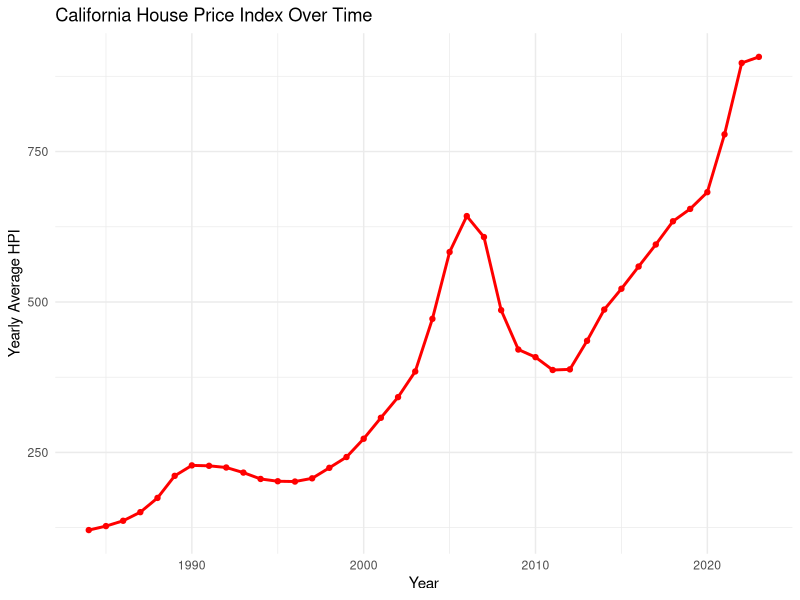
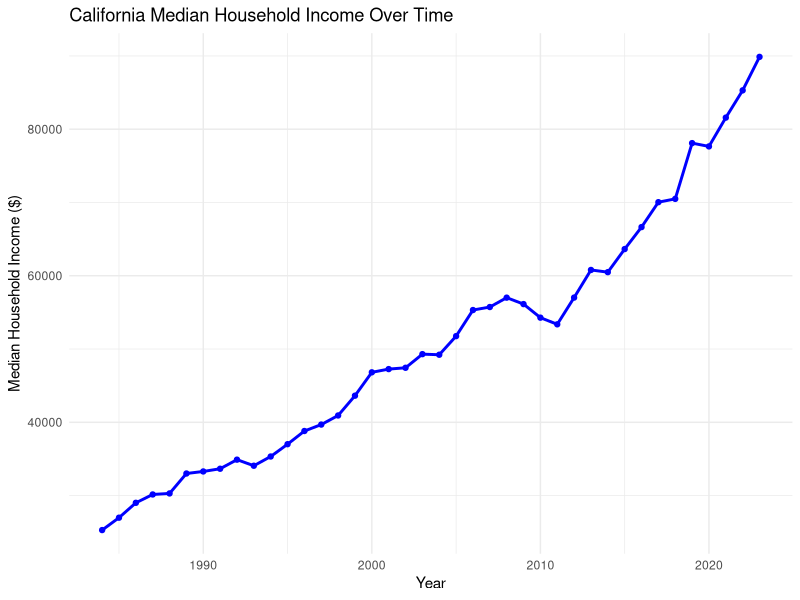
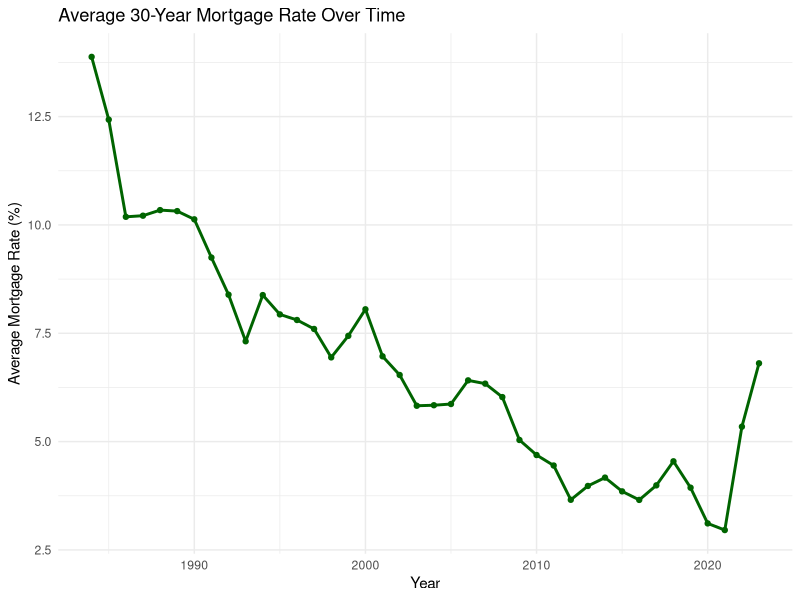
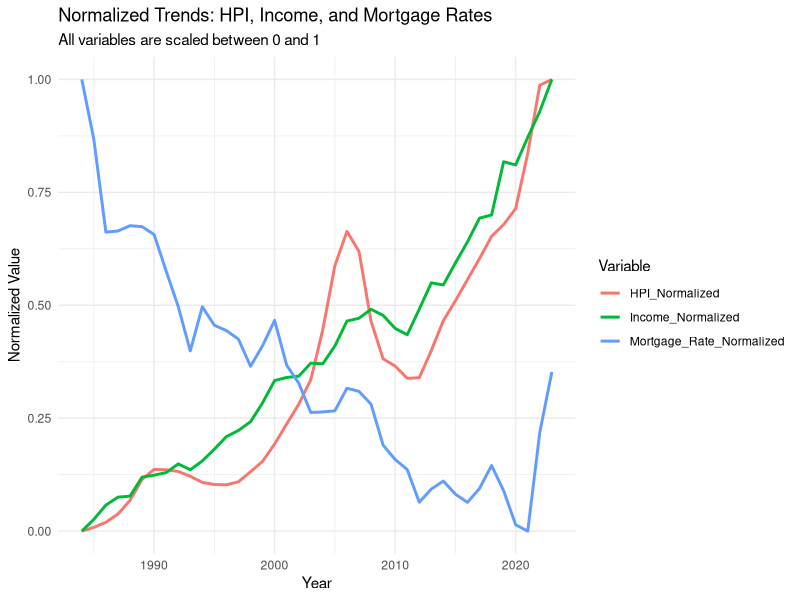
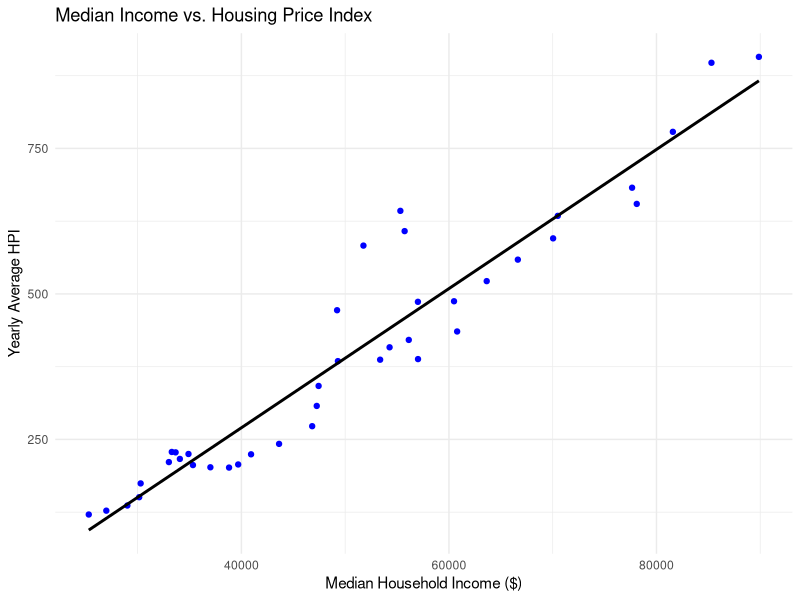
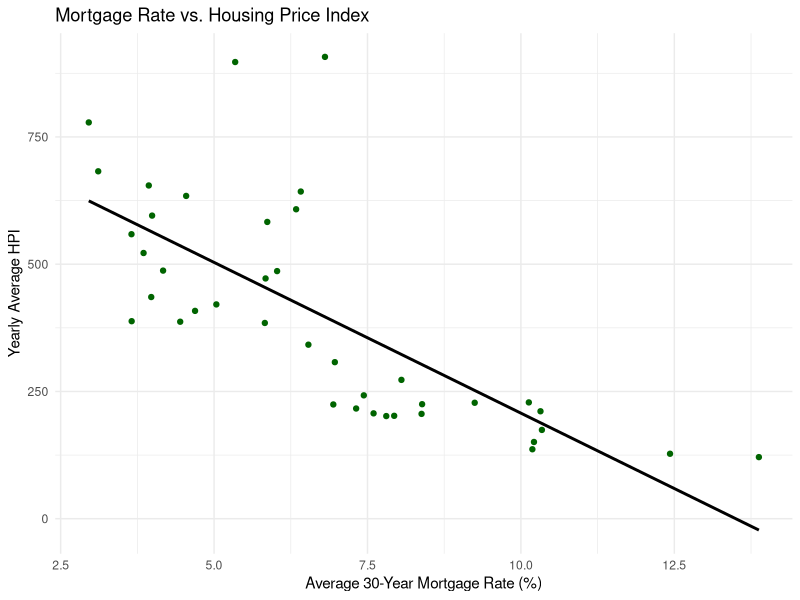
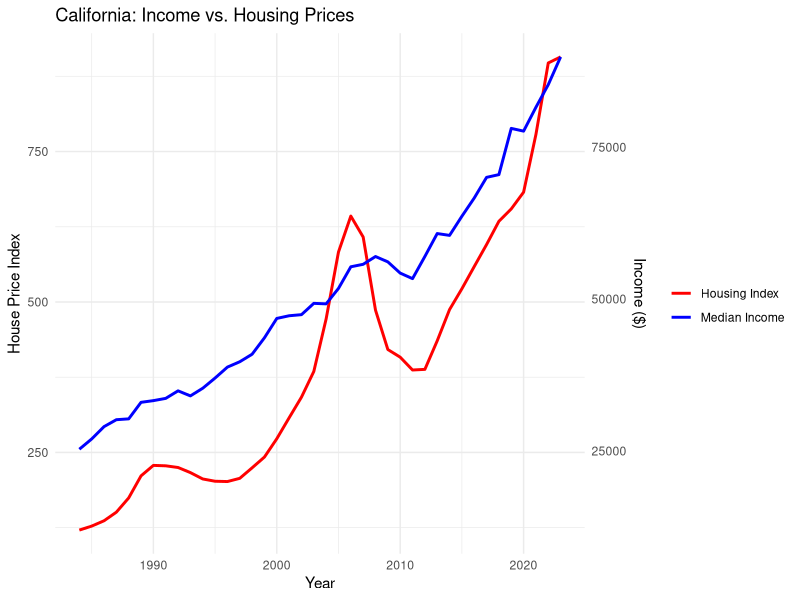
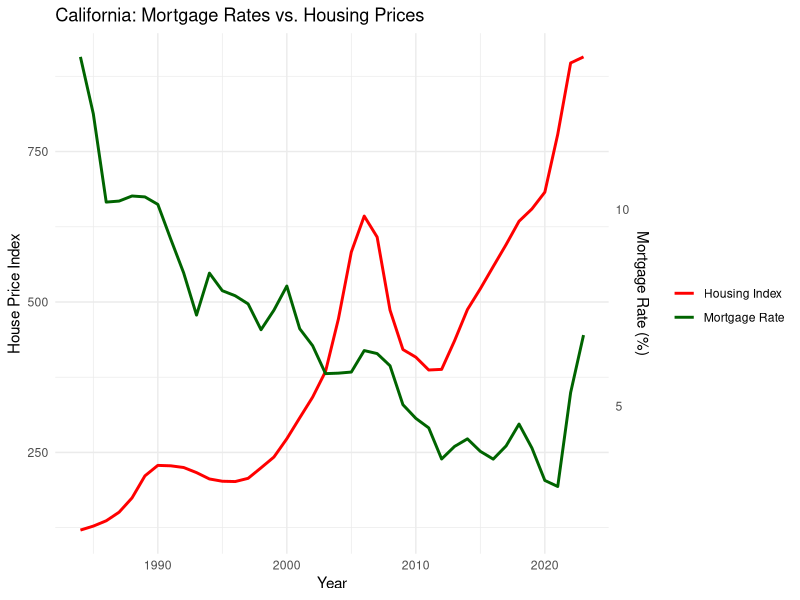

The R script that drew these images, in order:
# Harjot Singh

# Housing Price Data Analysis - Step 2
# This is a plain R script version for VS Code.
# Run this file as an R script, not as an R Markdown file.

library(tidyverse)
library(ggplot2)

options(scipen = 999)

# ------------------------------------------------------------
# Load datasets
# These files should be in the same folder as this R script.
# ------------------------------------------------------------

hpi_data <- read_csv("CASTHPI_yearly_cleaned.csv")

income_data <- read_csv("cleaned_income_data.csv") %>%
  rename(Year = Date)

mortgage_data <- read_csv(
  "cleaned_mortgage_rates_annual_avg.csv",
  skip = 7,
  col_names = c(
    "Year",
    "Average_Mortgage_Rate",
    "Lowest_Mortgage_Rate",
    "Highest_Mortgage_Rate",
    "Number_Of_Weeks"
  )
)

glimpse(hpi_data)
glimpse(income_data)
glimpse(mortgage_data)

# ------------------------------------------------------------
# Clean data
# ------------------------------------------------------------

hpi_data <- hpi_data %>%
  mutate(
    Year = as.numeric(Year),
    Yearly_Average_HPI = as.numeric(Yearly_Average_HPI),
    Lowest_Quarterly_HPI = as.numeric(Lowest_Quarterly_HPI),
    Highest_Quarterly_HPI = as.numeric(Highest_Quarterly_HPI)
  )

income_data <- income_data %>%
  mutate(
    Year = as.numeric(Year),
    Median_Household_Income = as.numeric(Median_Household_Income)
  )

mortgage_data <- mortgage_data %>%
  mutate(
    Year = as.numeric(Year),
    Average_Mortgage_Rate = as.numeric(Average_Mortgage_Rate),
    Lowest_Mortgage_Rate = as.numeric(Lowest_Mortgage_Rate),
    Highest_Mortgage_Rate = as.numeric(Highest_Mortgage_Rate),
    Number_Of_Weeks = as.numeric(Number_Of_Weeks)
  )

# ------------------------------------------------------------
# Merge datasets by Year
# ------------------------------------------------------------

combined_data <- hpi_data %>%
  left_join(income_data, by = "Year") %>%
  left_join(mortgage_data, by = "Year") %>%
  mutate(
    HPI_Range = Highest_Quarterly_HPI - Lowest_Quarterly_HPI
  ) %>%
  drop_na()

glimpse(combined_data)
head(combined_data)

# ------------------------------------------------------------
# Trend Graph 1: HPI over time
# ------------------------------------------------------------

hpi_trend_plot <- ggplot(combined_data, aes(x = Year, y = Yearly_Average_HPI)) +
  geom_line(linewidth = 1, color = "red") +
  geom_point(color = "red") +
  theme_minimal() +
  labs(
    title = "California House Price Index Over Time",
    x = "Year",
    y = "Yearly Average HPI"
  )

print(hpi_trend_plot)

ggsave("hpi_trend_plot.png", hpi_trend_plot, width = 8, height = 5)

# ------------------------------------------------------------
# Trend Graph 2: Income over time
# ------------------------------------------------------------

income_trend_plot <- ggplot(combined_data, aes(x = Year, y = Median_Household_Income)) +
  geom_line(linewidth = 1, color = "blue") +
  geom_point(color = "blue") +
  theme_minimal() +
  labs(
    title = "California Median Household Income Over Time",
    x = "Year",
    y = "Median Household Income ($)"
  )

print(income_trend_plot)

ggsave("income_trend_plot.png", income_trend_plot, width = 8, height = 5)

# ------------------------------------------------------------
# Trend Graph 3: Mortgage rates over time
# ------------------------------------------------------------

mortgage_trend_plot <- ggplot(combined_data, aes(x = Year, y = Average_Mortgage_Rate)) +
  geom_line(linewidth = 1, color = "darkgreen") +
  geom_point(color = "darkgreen") +
  theme_minimal() +
  labs(
    title = "Average 30-Year Mortgage Rate Over Time",
    x = "Year",
    y = "Average Mortgage Rate (%)"
  )

print(mortgage_trend_plot)

ggsave("mortgage_trend_plot.png", mortgage_trend_plot, width = 8, height = 5)

# ------------------------------------------------------------
# Normalized trends
# ------------------------------------------------------------

min_max <- function(x) {
  (x - min(x, na.rm = TRUE)) / (max(x, na.rm = TRUE) - min(x, na.rm = TRUE))
}

normalized_data <- combined_data %>%
  mutate(
    HPI_Normalized = min_max(Yearly_Average_HPI),
    Income_Normalized = min_max(Median_Household_Income),
    Mortgage_Rate_Normalized = min_max(Average_Mortgage_Rate)
  ) %>%
  select(Year, HPI_Normalized, Income_Normalized, Mortgage_Rate_Normalized) %>%
  pivot_longer(
    cols = -Year,
    names_to = "Variable",
    values_to = "Normalized_Value"
  )

normalized_trends_plot <- ggplot(normalized_data, aes(x = Year, y = Normalized_Value, color = Variable)) +
  geom_line(linewidth = 1) +
  theme_minimal() +
  labs(
    title = "Normalized Trends: HPI, Income, and Mortgage Rates",
    subtitle = "All variables are scaled between 0 and 1",
    x = "Year",
    y = "Normalized Value",
    color = "Variable"
  )

print(normalized_trends_plot)

ggsave("normalized_trends_plot.png", normalized_trends_plot, width = 8, height = 5)

# ------------------------------------------------------------
# Scatter Plot: Income vs HPI
# ------------------------------------------------------------

income_vs_hpi_plot <- ggplot(combined_data, aes(x = Median_Household_Income, y = Yearly_Average_HPI)) +
  geom_point(color = "blue") +
  geom_smooth(method = "lm", se = FALSE, color = "black") +
  theme_minimal() +
  labs(
    title = "Median Income vs. Housing Price Index",
    x = "Median Household Income ($)",
    y = "Yearly Average HPI"
  )

print(income_vs_hpi_plot)

ggsave("income_vs_hpi_scatter.png", income_vs_hpi_plot, width = 8, height = 5)

# ------------------------------------------------------------
# Scatter Plot: Mortgage Rate vs HPI
# ------------------------------------------------------------

mortgage_vs_hpi_plot <- ggplot(combined_data, aes(x = Average_Mortgage_Rate, y = Yearly_Average_HPI)) +
  geom_point(color = "darkgreen") +
  geom_smooth(method = "lm", se = FALSE, color = "black") +
  theme_minimal() +
  labs(
    title = "Mortgage Rate vs. Housing Price Index",
    x = "Average 30-Year Mortgage Rate (%)",
    y = "Yearly Average HPI"
  )

print(mortgage_vs_hpi_plot)

ggsave("mortgage_vs_hpi_scatter.png", mortgage_vs_hpi_plot, width = 8, height = 5)

# ------------------------------------------------------------
# Dual-axis graph: Income vs HPI over time
# ------------------------------------------------------------

scale_factor_income <- max(combined_data$Median_Household_Income, na.rm = TRUE) /
  max(combined_data$Yearly_Average_HPI, na.rm = TRUE)

income_hpi_dual_axis_plot <- ggplot(combined_data, aes(x = Year)) +
  geom_line(aes(y = Yearly_Average_HPI, color = "Housing Index"), linewidth = 1) +
  geom_line(aes(y = Median_Household_Income / scale_factor_income, color = "Median Income"), linewidth = 1) +
  scale_y_continuous(
    name = "House Price Index",
    sec.axis = sec_axis(~ . * scale_factor_income, name = "Income ($)")
  ) +
  scale_color_manual(
    values = c("Housing Index" = "red", "Median Income" = "blue")
  ) +
  theme_minimal() +
  labs(
    title = "California: Income vs. Housing Prices",
    x = "Year",
    color = ""
  )

print(income_hpi_dual_axis_plot)

ggsave("income_hpi_dual_axis_plot.png", income_hpi_dual_axis_plot, width = 8, height = 5)

# ------------------------------------------------------------
# Dual-axis graph: Mortgage Rate vs HPI over time
# ------------------------------------------------------------

scale_factor_mortgage <- max(combined_data$Yearly_Average_HPI, na.rm = TRUE) /
  max(combined_data$Average_Mortgage_Rate, na.rm = TRUE)

mortgage_hpi_dual_axis_plot <- ggplot(combined_data, aes(x = Year)) +
  geom_line(aes(y = Yearly_Average_HPI, color = "Housing Index"), linewidth = 1) +
  geom_line(aes(y = Average_Mortgage_Rate * scale_factor_mortgage, color = "Mortgage Rate"), linewidth = 1) +
  scale_y_continuous(
    name = "House Price Index",
    sec.axis = sec_axis(~ . / scale_factor_mortgage, name = "Mortgage Rate (%)")
  ) +
  scale_color_manual(
    values = c("Housing Index" = "red", "Mortgage Rate" = "darkgreen")
  ) +
  theme_minimal() +
  labs(
    title = "California: Mortgage Rates vs. Housing Prices",
    x = "Year",
    color = ""
  )

print(mortgage_hpi_dual_axis_plot)

ggsave("mortgage_hpi_dual_axis_plot.png", mortgage_hpi_dual_axis_plot, width = 8, height = 5)

# ------------------------------------------------------------
# Correlation Matrix
# ------------------------------------------------------------

correlation_data <- combined_data %>%
  select(
    Yearly_Average_HPI,
    Median_Household_Income,
    Average_Mortgage_Rate,
    HPI_Range
  )

cor_matrix <- cor(correlation_data, use = "complete.obs")

print(round(cor_matrix, 3))

# Save correlation matrix as CSV
write.csv(round(cor_matrix, 3), "correlation_matrix.csv")

# ------------------------------------------------------------
# Correlation Heatmap
# ------------------------------------------------------------

cor_df <- as.data.frame(as.table(cor_matrix))

correlation_heatmap <- ggplot(cor_df, aes(x = Var1, y = Var2, fill = Freq)) +
  geom_tile() +
  geom_text(aes(label = round(Freq, 2)), size = 4) +
  scale_fill_gradient2(
    low = "blue",
    mid = "white",
    high = "red",
    midpoint = 0,
    limits = c(-1, 1)
  ) +
  theme_minimal() +
  labs(
    title = "Correlation Matrix Heatmap",
    x = "",
    y = "",
    fill = "Correlation"
  ) +
  theme(
    axis.text.x = element_text(angle = 45, hjust = 1)
  )

print(correlation_heatmap)

ggsave("correlation_heatmap.png", correlation_heatmap, width = 8, height = 5)

# ------------------------------------------------------------
# Linear Regression and R-squared
# ------------------------------------------------------------

model_income <- lm(
  Yearly_Average_HPI ~ Median_Household_Income,
  data = combined_data
)

model_mortgage <- lm(
  Yearly_Average_HPI ~ Average_Mortgage_Rate,
  data = combined_data
)

model_full <- lm(
  Yearly_Average_HPI ~ Median_Household_Income + Average_Mortgage_Rate,
  data = combined_data
)

r2_table <- tibble(
  Model = c(
    "HPI predicted by Median Income",
    "HPI predicted by Mortgage Rate",
    "HPI predicted by Median Income and Mortgage Rate"
  ),
  R_squared = c(
    summary(model_income)$r.squared,
    summary(model_mortgage)$r.squared,
    summary(model_full)$r.squared
  ),
  Adjusted_R_squared = c(
    summary(model_income)$adj.r.squared,
    summary(model_mortgage)$adj.r.squared,
    summary(model_full)$adj.r.squared
  )
)

print(r2_table)

write.csv(r2_table, "r_squared_results.csv", row.names = FALSE)

print(summary(model_full))

# ------------------------------------------------------------
# Actual vs Predicted HPI
# ------------------------------------------------------------

combined_data <- combined_data %>%
  mutate(
    Predicted_HPI = predict(model_full, newdata = combined_data),
    Residual = Yearly_Average_HPI - Predicted_HPI
  )

actual_vs_predicted_plot <- ggplot(combined_data, aes(x = Year)) +
  geom_line(aes(y = Yearly_Average_HPI, color = "Actual HPI"), linewidth = 1) +
  geom_line(aes(y = Predicted_HPI, color = "Predicted HPI"), linewidth = 1, linetype = "dashed") +
  theme_minimal() +
  labs(
    title = "Actual HPI vs. Predicted HPI",
    x = "Year",
    y = "House Price Index",
    color = ""
  )

print(actual_vs_predicted_plot)

ggsave("actual_vs_predicted_hpi.png", actual_vs_predicted_plot, width = 8, height = 5)

# ------------------------------------------------------------
# Residual Plot
# ------------------------------------------------------------

residual_plot <- ggplot(combined_data, aes(x = Year, y = Residual)) +
  geom_point(color = "purple") +
  geom_line(color = "purple") +
  geom_hline(yintercept = 0, linetype = "dashed") +
  theme_minimal() +
  labs(
    title = "Residual Plot: Model Error Over Time",
    x = "Year",
    y = "Residual"
  )

print(residual_plot)

ggsave("residual_plot.png", residual_plot, width = 8, height = 5)

# ------------------------------------------------------------
# Error Metrics
# ------------------------------------------------------------

rmse <- sqrt(mean(combined_data$Residual^2))
mae <- mean(abs(combined_data$Residual))

error_table <- tibble(
  Metric = c("RMSE", "MAE"),
  Value = c(rmse, mae)
)

print(error_table)

write.csv(error_table, "model_error_metrics.csv", row.names = FALSE)

# ------------------------------------------------------------
# HPI Range
# ------------------------------------------------------------

hpi_range_plot <- ggplot(combined_data, aes(x = Year, y = HPI_Range)) +
  geom_line(linewidth = 1, color = "orange") +
  geom_point(color = "orange") +
  theme_minimal() +
  labs(
    title = "Yearly HPI Range",
    subtitle = "Highest Quarterly HPI minus Lowest Quarterly HPI",
    x = "Year",
    y = "HPI Range"
  )

print(hpi_range_plot)

ggsave("hpi_range_plot.png", hpi_range_plot, width = 8, height = 5)

# ------------------------------------------------------------
# Written Summary
# ------------------------------------------------------------

cat("\nStep 2 Data Analysis Summary\n\n")
cat("This analysis visualized housing price trends, mortgage rate trends, and income trends over time.\n")
cat("The scatter plots compare housing prices against income and mortgage rates.\n")
cat("The correlation matrix measures how strongly the variables are related to each other.\n")
cat("The linear regression models use R-squared values to show how much of the housing price trend is explained by income and mortgage rates.\n")
cat("The residual plot, RMSE, MAE, and HPI range help show how much noise or unexplained variation exists in the data.\n")
